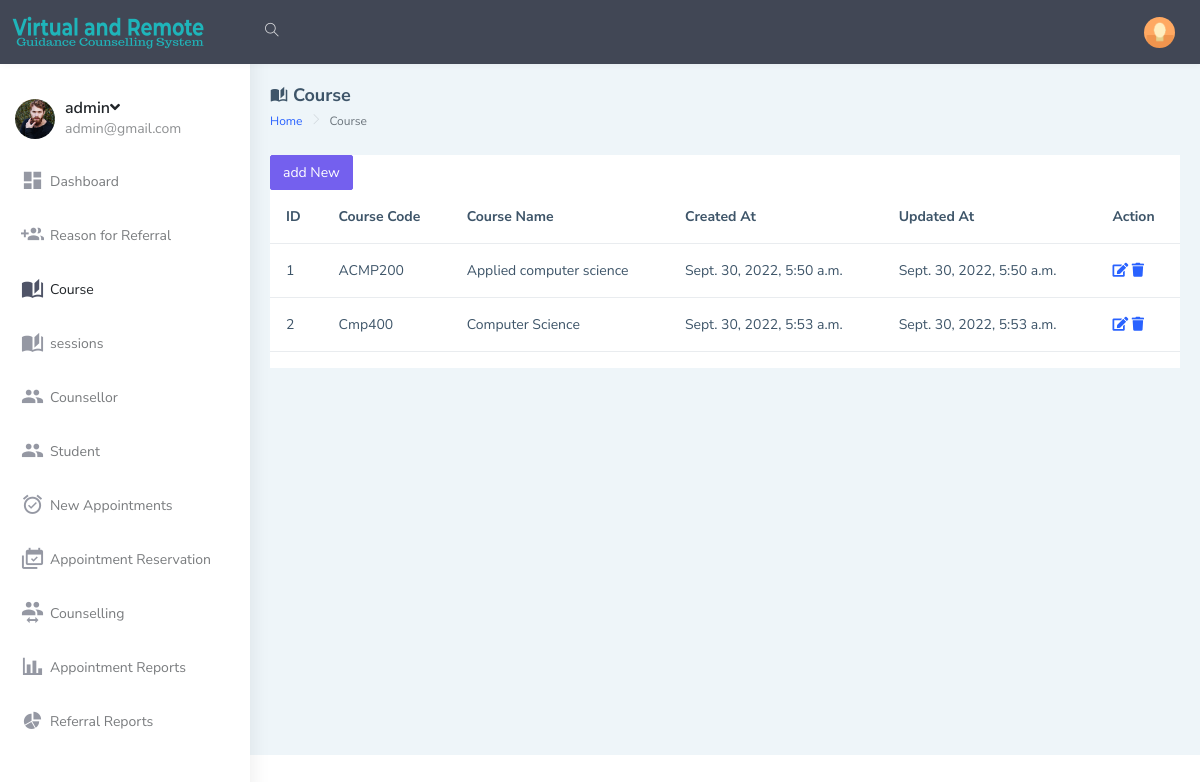
Screenshot of /course/ (signed in) with the database file from the repository.
### Counselling_App/models.py (models this page shows)
class CustomUser(AbstractUser):
    user_type_data = ((1, "HOD"), (2, "Staff"), (3, "Student"))
    user_type = models.CharField(default=1, choices=user_type_data, max_length=10)

class Courses(models.Model):
    id = models.AutoField(primary_key=True)
    course_code=models.CharField(max_length=50)
    course_name = models.CharField(max_length=50)
    created_at = models.DateTimeField(auto_now_add=True)
    updated_at = models.DateTimeField(auto_now=True)
    objects = models.Manager()

### Counselling_App/HodViews.py (the view)
# urls.py: path('course/', HodViews.Course, name='add_course'),
def Course(request):
    courses = Courses.objects.all()
    context = {
        "courses": courses
    }
    return render(request,'Counselling_App/hod_template/course.html',context)

### Counselling_App/LoginCheckMiddleWare.py (called while the page is built, shortened)
    def process_view(self, request, view_func, view_args, view_kwargs):
        modulename = view_func.__module__
        user = request.user
        if user.is_authenticated:
            if user.user_type == "1":
                if modulename == "Counselling_App.HodViews":
                    pass
                elif modulename == "Counselling_App.views" or modulename == "django.views.static":
                    pass
                else:
                    return redirect("admin_home")
            else:
                return redirect("login")
        else:
            if request.path == reverse("login") or request.path == reverse("doLogin"):
                pass
            else:
                return redirect("login")

### Counselling_App/templates/Counselling_App/hod_template/course.html (shortened to what this page needs)
{% extends 'Counselling_App/hod_template/main.html' %}
{% load static %}
{% block Course %}
    <div id="main-wrapper" data-layout="vertical" data-navbarbg="skin5" data-sidebartype="full"
        data-sidebar-position="absolute" data-header-position="absolute" data-boxed-layout="full">
        <header class="topbar" data-navbarbg="skin5">
            <nav class="navbar top-navbar navbar-expand-md navbar-dark">
                <div class="navbar-header" data-logobg="skin5">
                    <a class="navbar-brand" href="index.html">
                        <b class="logo-icon">
                        <img src="{% static 'assets/images/logo-1.png' %}" alt="homepage" style="margin-top:-50px;margin-bottom:-50px" />
                        </b>
                    </a>
                </div>
                <div class="navbar-collapse collapse" id="navbarSupportedContent" data-navbarbg="skin5">
                    <ul class="navbar-nav float-start me-auto">
                        <li class="nav-item search-box"> <a class="nav-link waves-effect waves-dark"
                                href="javascript:void(0)"><i class="ti-search"></i></a>
                        </li>
                    </ul>
                    <ul class="navbar-nav float-end">
                        <li class="nav-item dropdown">
                            <a class="nav-link dropdown-toggle text-muted waves-effect waves-dark pro-pic" href="#" id="navbarDropdown" role="button" data-bs-toggle="dropdown" aria-expanded="false">
                                <img src="{% static 'assets/images/users/1.jpg' %}" alt="user" class="rounded-circle" width="31">
                            </a>
                        </li>
                    </ul>
                </div>
            </nav>
        </header>
        <aside class="left-sidebar" data-sidebarbg="skin6">
            <div class="scroll-sidebar">
                <nav class="sidebar-nav">
                    <ul id="sidebarnav">
                        <li>
                            <div class="user-profile d-flex no-block dropdown m-t-20">
                                <div class="user-pic"><img src="{% static 'assets/images/users/2.jpg' %}" alt="users"
                                        class="rounded-circle" width="40" /></div>
                                <div class="user-content hide-menu m-l-10">
                                    <a href="#" class="" id="Userdd" role="button"
                                        data-bs-toggle="dropdown" aria-haspopup="true" aria-expanded="false">
                                        <h5 class="m-b-0 user-name font-medium">{{ user.username }}<i
                                                class="fa fa-angle-down"></i></h5>
                                        <span class="op-5 user-email">{{ user.email }}</span>
                                    </a>
                                </div>
                            </div>
                        </li>
                        <li class="sidebar-item"> <a class="sidebar-link waves-effect waves-dark sidebar-link"
                                href="{% url 'admin_home' %}" aria-expanded="false"><i class="mdi mdi-view-dashboard"></i><span
                                    class="hide-menu">Dashboard</span></a></li>
                        <li class="sidebar-item"> <a class="sidebar-link waves-effect waves-dark sidebar-link"
                                href="{% url 'referral' %}" aria-expanded="false"><i
                                    class="mdi mdi-account-multiple-plus"></i><span class="hide-menu">Reason for Referral</span></a></li>
                        <li class="sidebar-item"> <a class="sidebar-link waves-effect waves-dark sidebar-link"
                                href="{% url 'add_course' %}" aria-expanded="false"><i class="mdi mdi-book-open-page-variant"></i><span
                                    class="hide-menu">Course</span></a></li>
                        <li class="sidebar-item"> <a class="sidebar-link waves-effect waves-dark sidebar-link"
                                href="{% url 'add_manage_session' %}" aria-expanded="false"><i class="mdi mdi-book-open-page-variant"></i><span
                                    class="hide-menu">sessions</span></a></li>
                        <li class="sidebar-item"> <a class="sidebar-link waves-effect waves-dark sidebar-link"
                                href="{% url 'counsellor' %}" aria-expanded="false"><i class="mdi mdi-account-multiple"></i><span
                                    class="hide-menu">Counsellor</span></a></li>
                        <li class="sidebar-item"> <a class="sidebar-link waves-effect waves-dark sidebar-link"
                                href="{% url 'student' %}" aria-expanded="false"><i class="mdi mdi-account-multiple"></i><span
                                    class="hide-menu">Student</span></a></li>
                        <li class="sidebar-item"> <a class="sidebar-link waves-effect waves-dark sidebar-link"
                                href="{% url 'schedule' %}" aria-expanded="false"><i class="mdi mdi-alarm-check"></i><span
                                    class="hide-menu">New Appointments</span></a></li>
                        <li class="sidebar-item"> <a class="sidebar-link waves-effect waves-dark sidebar-link"
                                href="{% url 'appointment' %}" aria-expanded="false"><i class="mdi mdi-calendar-multiple-check"></i><span
                                    class="hide-menu">Appointment Reservation</span></a></li>
                        <li class="sidebar-item"> <a class="sidebar-link waves-effect waves-dark sidebar-link"
                                href="{% url 'counselling' %}" aria-expanded="false"><i class="mdi mdi-account-switch"></i><span
                                    class="hide-menu">Counselling</span></a></li>
                        <li class="sidebar-item"> <a class="sidebar-link waves-effect waves-dark sidebar-link"
                                href="{% url 'appointment1' %}" aria-expanded="false"><i class="mdi mdi-chart-bar"></i><span
                                    class="hide-menu">Appointment Reports</span></a></li>
                        <li class="sidebar-item"> <a class="sidebar-link waves-effect waves-dark sidebar-link"
                                href="{% url 'referralR' %}" aria-expanded="false"><i class="mdi mdi-chart-pie"></i><span
                                    class="hide-menu">Referral Reports</span></a></li>
                    </ul>
                </nav>
            </div>
        </aside>
        <div class="page-wrapper">
            <div class="page-breadcrumb">
                <div class="row align-items-center">
                    <div class="col-5">
                        <h4 class="page-title"><i class="mdi mdi-book-open-page-variant"></i> Course</h4>
                        <div class="d-flex align-items-center">
                            <nav aria-label="breadcrumb">
                                <ol class="breadcrumb">
                                    <li class="breadcrumb-item"><a href="#">Home</a></li>
                                    <li class="breadcrumb-item active" aria-current="page">Course</li>
                                </ol>
                            </nav>
                        </div>
                    </div>
                </div>
            </div>
            <div class="container-fluid">
                <div class="row">
                    <div class="col-12">
                        <div class="card">
                            <div class="table-responsive">
                        <button type="button" class="btn btn-primary" data-bs-toggle="modal" data-bs-target="#exampleModal" data-bs-whatever="@mdo">add New</button>
                         <table id="example" class="table table-hover">
                                    <thead>
                                        <tr>
                                            <th scope="col">ID</th>
                                            <th scope="col">Course Code</th>
                                            <th scope="col">Course Name</th>
                                            <th scope="col">Created At</th>
                                            <th scope="col">Updated At</th>
                                            <th scope="col">Action</th>
                                        </tr>
                                    </thead>
                                    <tbody>
                                        {% for course in courses %}
                                        <tr>
                                            <td>{{ course.id }}</td>
                                            <td>{{ course.course_code }}</td>
                                            <td>{{ course.course_name }}</td>
                                            <td>{{ course.created_at }}</td>
                                            <td>{{ course.updated_at }}</td>
                                            <td><a href="javascript:void(0)"><i class="fa fa-edit"></i></a>
                                                <a href="javascript:void(0)"><i class="fa fa-trash"></i></a>
                                            </td>
                                        </tr>
                                        {% endfor %}
                                    </tbody>
                                </table>
                            </div>
                        </div>
                    </div>
                </div>
            </div>
        </div>
    </div>
    {% endblock Course %}

### Counselling_App/templates/Counselling_App/hod_template/main.html (shortened to what this page needs)
<!DOCTYPE html>
<html dir="ltr" lang="en">
<head>
    {% load static %}
    <link href="{% static 'assets/libs/chartist/dist/chartist.min.css' %}" rel="stylesheet">
    <link href="{% static 'dist/css/style.min.css' %}" rel="stylesheet">
</head>
<body>
    {% block Course %}
    {% endblock Course %}
</body>
</html>

### rows the page displays
CustomUser: username "admin", email "admin@gmail.com"
Courses: id "1", course_code "ACMP200", course_name "Applied computer science", created_at "Sept. 30, 2022, 5:50 a.m.", updated_at "Sept. 30, 2022, 5:50 a.m."
Courses: id "2", course_code "Cmp400", course_name "Computer Science", created_at "Sept. 30, 2022, 5:53 a.m.", updated_at "Sept. 30, 2022, 5:53 a.m."
